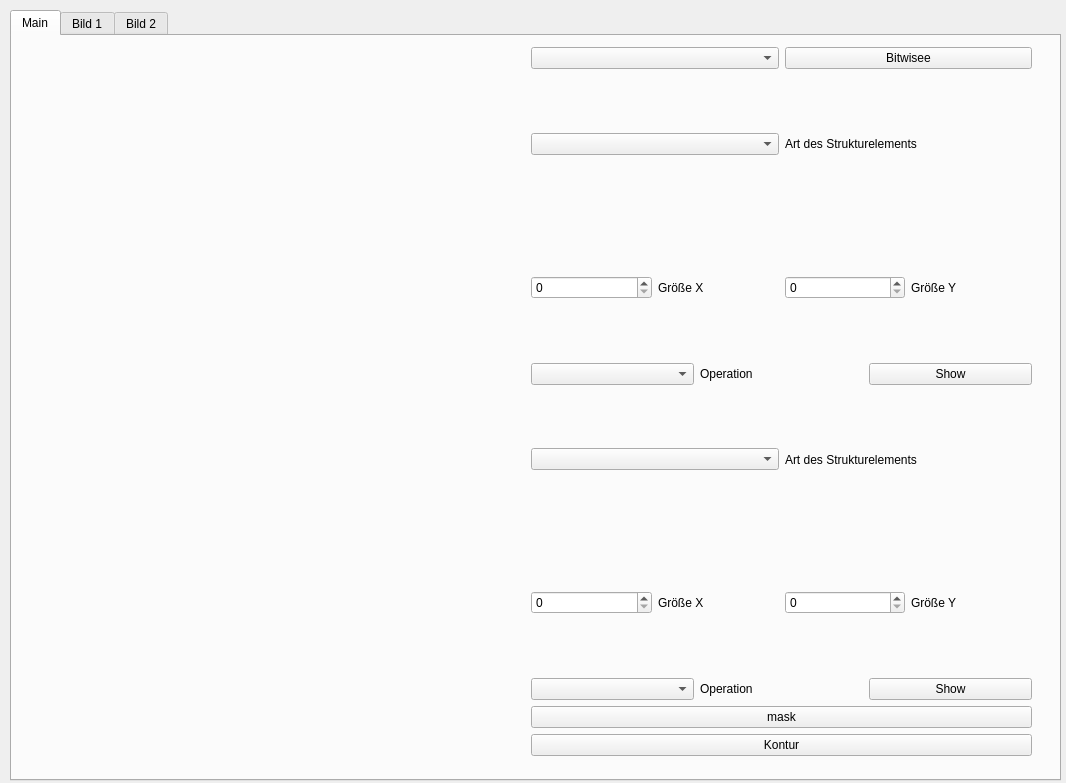
<?xml version="1.0" encoding="UTF-8"?>
<ui version="4.0">
 <class>AconityClass</class>
 <widget class="QMainWindow" name="AconityClass">
  <property name="geometry">
   <rect>
    <x>0</x>
    <y>0</y>
    <width>1066</width>
    <height>783</height>
   </rect>
  </property>
  <property name="windowTitle">
   <string>Aconity</string>
  </property>
  <widget class="QWidget" name="centralWidget">
   <widget class="QTabWidget" name="tabWidget">
    <property name="geometry">
     <rect>
      <x>10</x>
      <y>10</y>
      <width>1051</width>
      <height>771</height>
     </rect>
    </property>
    <property name="currentIndex">
     <number>0</number>
    </property>
    <widget class="QWidget" name="tbMain">
     <attribute name="title">
      <string>Main</string>
     </attribute>
     <widget class="QWidget" name="horizontalLayoutWidget_3">
      <property name="geometry">
       <rect>
        <x>0</x>
        <y>0</y>
        <width>1031</width>
        <height>731</height>
       </rect>
      </property>
      <layout class="QHBoxLayout" name="horizontalLayout_19">
       <item>
        <widget class="QLabel" name="mainlblimage">
         <property name="text">
          <string/>
         </property>
        </widget>
       </item>
       <item>
        <layout class="QVBoxLayout" name="verticalLayout_3">
         <item>
          <layout class="QHBoxLayout" name="horizontalLayout_20">
           <item>
            <widget class="QComboBox" name="maincbBitwise"/>
           </item>
           <item>
            <widget class="QPushButton" name="mainpbBitwise">
             <property name="text">
              <string>Bitwisee</string>
             </property>
            </widget>
           </item>
          </layout>
         </item>
         <item>
          <layout class="QHBoxLayout" name="horizontalLayout_29">
           <item>
            <widget class="QComboBox" name="maincbStructType"/>
           </item>
           <item>
            <widget class="QLabel" name="label_29">
             <property name="text">
              <string>Art des Strukturelements</string>
             </property>
            </widget>
           </item>
          </layout>
         </item>
         <item>
          <layout class="QHBoxLayout" name="horizontalLayout_30">
           <item>
            <widget class="QSpinBox" name="mainsbStructSizeX">
             <property name="maximum">
              <number>1000</number>
             </property>
            </widget>
           </item>
           <item>
            <widget class="QLabel" name="label_30">
             <property name="text">
              <string>Größe X</string>
             </property>
            </widget>
           </item>
           <item>
            <widget class="QSpinBox" name="mainsbStructSizeY">
             <property name="maximum">
              <number>1000</number>
             </property>
            </widget>
           </item>
           <item>
            <widget class="QLabel" name="label_31">
             <property name="text">
              <string>Größe Y</string>
             </property>
            </widget>
           </item>
          </layout>
         </item>
         <item>
          <layout class="QHBoxLayout" name="horizontalLayout_31">
           <item>
            <widget class="QComboBox" name="maincbOperation"/>
           </item>
           <item>
            <widget class="QLabel" name="label_32">
             <property name="text">
              <string>Operation</string>
             </property>
            </widget>
           </item>
           <item>
            <widget class="QPushButton" name="mainpbShowFirst">
             <property name="text">
              <string>Show</string>
             </property>
            </widget>
           </item>
          </layout>
         </item>
         <item>
          <layout class="QHBoxLayout" name="horizontalLayout_32">
           <item>
            <widget class="QComboBox" name="maincbStructType_2"/>
           </item>
           <item>
            <widget class="QLabel" name="label_33">
             <property name="text">
              <string>Art des Strukturelements</string>
             </property>
            </widget>
           </item>
          </layout>
         </item>
         <item>
          <layout class="QHBoxLayout" name="horizontalLayout_33">
           <item>
            <widget class="QSpinBox" name="mainsbStructSizeX_2">
             <property name="maximum">
              <number>1000</number>
             </property>
            </widget>
           </item>
           <item>
            <widget class="QLabel" name="label_34">
             <property name="text">
              <string>Größe X</string>
             </property>
            </widget>
           </item>
           <item>
            <widget class="QSpinBox" name="mainsbStructSizeY_2">
             <property name="maximum">
              <number>1000</number>
             </property>
            </widget>
           </item>
           <item>
            <widget class="QLabel" name="label_35">
             <property name="text">
              <string>Größe Y</string>
             </property>
            </widget>
           </item>
          </layout>
         </item>
         <item>
          <layout class="QHBoxLayout" name="horizontalLayout_34">
           <item>
            <widget class="QComboBox" name="maincbOperation_2"/>
           </item>
           <item>
            <widget class="QLabel" name="label_36">
             <property name="text">
              <string>Operation</string>
             </property>
            </widget>
           </item>
           <item>
            <widget class="QPushButton" name="mainpbShowSecond">
             <property name="text">
              <string>Show</string>
             </property>
            </widget>
           </item>
          </layout>
         </item>
         <item>
          <widget class="QPushButton" name="mainpbMask">
           <property name="text">
            <string>mask</string>
           </property>
          </widget>
         </item>
         <item>
          <widget class="QPushButton" name="mainpbContour">
           <property name="text">
            <string>Kontur</string>
           </property>
          </widget>
         </item>
        </layout>
       </item>
      </layout>
     </widget>
    </widget>
    <widget class="QWidget" name="tbImgOne">
     <attribute name="title">
      <string>Bild 1</string>
     </attribute>
     <widget class="QWidget" name="horizontalLayoutWidget">
      <property name="geometry">
       <rect>
        <x>10</x>
        <y>10</y>
        <width>1031</width>
        <height>731</height>
       </rect>
      </property>
      <layout class="QHBoxLayout" name="horizontalLayout">
       <item>
        <widget class="QLabel" name="tb1lblimage">
         <property name="text">
          <string/>
         </property>
        </widget>
       </item>
       <item>
        <layout class="QVBoxLayout" name="verticalLayout">
         <item>
          <layout class="QHBoxLayout" name="horizontalLayout_2">
           <item>
            <widget class="QLineEdit" name="tb1leLoad"/>
           </item>
           <item>
            <widget class="QPushButton" name="tb1pbLoadImage">
             <property name="text">
              <string>Load Image</string>
             </property>
            </widget>
           </item>
          </layout>
         </item>
         <item>
          <layout class="QHBoxLayout" name="horizontalLayout_6">
           <item>
            <widget class="QSpinBox" name="tb1sbThreshold">
             <property name="maximum">
              <number>255</number>
             </property>
            </widget>
           </item>
           <item>
            <widget class="QLabel" name="label_4">
             <property name="text">
              <string>Threshold</string>
             </property>
            </widget>
           </item>
           <item>
            <widget class="QCheckBox" name="tb1cbOTSU">
             <property name="text">
              <string>Otsu</string>
             </property>
            </widget>
           </item>
           <item>
            <widget class="QCheckBox" name="tb1cbInverted">
             <property name="text">
              <string>inverted</string>
             </property>
            </widget>
           </item>
           <item>
            <widget class="QPushButton" name="tb1pbShowThresh">
             <property name="text">
              <string>show threshold</string>
             </property>
            </widget>
           </item>
          </layout>
         </item>
         <item>
          <layout class="QHBoxLayout" name="horizontalLayout_4">
           <item>
            <widget class="QComboBox" name="tb1cbStructType"/>
           </item>
           <item>
            <widget class="QLabel" name="label_2">
             <property name="text">
              <string>Art des Strukturelements</string>
             </property>
            </widget>
           </item>
          </layout>
         </item>
         <item>
          <layout class="QHBoxLayout" name="horizontalLayout_3">
           <item>
            <widget class="QSpinBox" name="tb1sbStructSizeX">
             <property name="maximum">
              <number>1000</number>
             </property>
            </widget>
           </item>
           <item>
            <widget class="QLabel" name="label">
             <property name="text">
              <string>Größe X</string>
             </property>
            </widget>
           </item>
           <item>
            <widget class="QSpinBox" name="tb1sbStructSizeY">
             <property name="maximum">
              <number>1000</number>
             </property>
            </widget>
           </item>
           <item>
            <widget class="QLabel" name="label_5">
             <property name="text">
              <string>Größe Y</string>
             </property>
            </widget>
           </item>
          </layout>
         </item>
         <item>
          <layout class="QHBoxLayout" name="horizontalLayout_5">
           <item>
            <widget class="QComboBox" name="tb1cbOperation"/>
           </item>
           <item>
            <widget class="QLabel" name="label_3">
             <property name="text">
              <string>Operation</string>
             </property>
            </widget>
           </item>
           <item>
            <widget class="QPushButton" name="tb1pbShowFirst">
             <property name="text">
              <string>Show</string>
             </property>
            </widget>
           </item>
          </layout>
         </item>
         <item>
          <layout class="QHBoxLayout" name="horizontalLayout_9">
           <item>
            <widget class="QComboBox" name="tb1cbStructType_2"/>
           </item>
           <item>
            <widget class="QLabel" name="label_9">
             <property name="text">
              <string>Art des Strukturelements</string>
             </property>
            </widget>
           </item>
          </layout>
         </item>
         <item>
          <layout class="QHBoxLayout" name="horizontalLayout_7">
           <item>
            <widget class="QSpinBox" name="tb1sbStructSizeX_2">
             <property name="maximum">
              <number>1000</number>
             </property>
            </widget>
           </item>
           <item>
            <widget class="QLabel" name="label_6">
             <property name="text">
              <string>Größe X</string>
             </property>
            </widget>
           </item>
           <item>
            <widget class="QSpinBox" name="tb1sbStructSizeY_2">
             <property name="maximum">
              <number>1000</number>
             </property>
            </widget>
           </item>
           <item>
            <widget class="QLabel" name="label_7">
             <property name="text">
              <string>Größe Y</string>
             </property>
            </widget>
           </item>
          </layout>
         </item>
         <item>
          <layout class="QHBoxLayout" name="horizontalLayout_8">
           <item>
            <widget class="QComboBox" name="tb1cbOperation_2"/>
           </item>
           <item>
            <widget class="QLabel" name="label_8">
             <property name="text">
              <string>Operation</string>
             </property>
            </widget>
           </item>
           <item>
            <widget class="QPushButton" name="tb1pbShowSecond">
             <property name="text">
              <string>Show</string>
             </property>
            </widget>
           </item>
          </layout>
         </item>
        </layout>
       </item>
      </layout>
     </widget>
    </widget>
    <widget class="QWidget" name="tbImgTwo">
     <attribute name="title">
      <string>Bild 2</string>
     </attribute>
     <widget class="QWidget" name="horizontalLayoutWidget_2">
      <property name="geometry">
       <rect>
        <x>10</x>
        <y>10</y>
        <width>1031</width>
        <height>731</height>
       </rect>
      </property>
      <layout class="QHBoxLayout" name="horizontalLayout_10">
       <item>
        <widget class="QLabel" name="tb2lblimage">
         <property name="text">
          <string/>
         </property>
        </widget>
       </item>
       <item>
        <layout class="QVBoxLayout" name="verticalLayout_2">
         <item>
          <layout class="QHBoxLayout" name="horizontalLayout_11">
           <item>
            <widget class="QLineEdit" name="tb2leLoad"/>
           </item>
           <item>
            <widget class="QPushButton" name="tb2pbLoadImage">
             <property name="text">
              <string>Load Image</string>
             </property>
            </widget>
           </item>
          </layout>
         </item>
         <item>
          <layout class="QHBoxLayout" name="horizontalLayout_12">
           <item>
            <widget class="QSpinBox" name="tb2sbThreshold">
             <property name="maximum">
              <number>255</number>
             </property>
            </widget>
           </item>
           <item>
            <widget class="QLabel" name="label_10">
             <property name="text">
              <string>Threshold</string>
             </property>
            </widget>
           </item>
           <item>
            <widget class="QCheckBox" name="tb2cbOTSU">
             <property name="text">
              <string>Otsu</string>
             </property>
            </widget>
           </item>
           <item>
            <widget class="QCheckBox" name="tb2cbInverted">
             <property name="text">
              <string>inverted</string>
             </property>
            </widget>
           </item>
           <item>
            <widget class="QPushButton" name="tb2pbShowThresh">
             <property name="text">
              <string>show threshold</string>
             </property>
            </widget>
           </item>
          </layout>
         </item>
         <item>
          <layout class="QHBoxLayout" name="horizontalLayout_13">
           <item>
            <widget class="QComboBox" name="tb2cbStructType"/>
           </item>
           <item>
            <widget class="QLabel" name="label_11">
             <property name="text">
              <string>Art des Strukturelements</string>
             </property>
            </widget>
           </item>
          </layout>
         </item>
         <item>
          <layout class="QHBoxLayout" name="horizontalLayout_14">
           <item>
            <widget class="QSpinBox" name="tb2sbStructSizeX">
             <property name="maximum">
              <number>1000</number>
             </property>
            </widget>
           </item>
           <item>
            <widget class="QLabel" name="label_12">
             <property name="text">
              <string>Größe X</string>
             </property>
            </widget>
           </item>
           <item>
            <widget class="QSpinBox" name="tb2sbStructSizeY">
             <property name="maximum">
              <number>1000</number>
             </property>
            </widget>
           </item>
           <item>
            <widget class="QLabel" name="label_13">
             <property name="text">
              <string>Größe Y</string>
             </property>
            </widget>
           </item>
          </layout>
         </item>
         <item>
          <layout class="QHBoxLayout" name="horizontalLayout_15">
           <item>
            <widget class="QComboBox" name="tb2cbOperation"/>
           </item>
           <item>
            <widget class="QLabel" name="label_14">
             <property name="text">
              <string>Operation</string>
             </property>
            </widget>
           </item>
           <item>
            <widget class="QPushButton" name="tb2pbShowFirst">
             <property name="text">
              <string>Show</string>
             </property>
            </widget>
           </item>
          </layout>
         </item>
         <item>
          <layout class="QHBoxLayout" name="horizontalLayout_16">
           <item>
            <widget class="QComboBox" name="tb2cbStructType_2"/>
           </item>
           <item>
            <widget class="QLabel" name="label_15">
             <property name="text">
              <string>Art des Strukturelements</string>
             </property>
            </widget>
           </item>
          </layout>
         </item>
         <item>
          <layout class="QHBoxLayout" name="horizontalLayout_17">
           <item>
            <widget class="QSpinBox" name="tb2sbStructSizeX_2">
             <property name="maximum">
              <number>1000</number>
             </property>
            </widget>
           </item>
           <item>
            <widget class="QLabel" name="label_16">
             <property name="text">
              <string>Größe X</string>
             </property>
            </widget>
           </item>
           <item>
            <widget class="QSpinBox" name="tb2sbStructSizeY_2">
             <property name="maximum">
              <number>1000</number>
             </property>
            </widget>
           </item>
           <item>
            <widget class="QLabel" name="label_17">
             <property name="text">
              <string>Größe Y</string>
             </property>
            </widget>
           </item>
          </layout>
         </item>
         <item>
          <layout class="QHBoxLayout" name="horizontalLayout_18">
           <item>
            <widget class="QComboBox" name="tb2cbOperation_2"/>
           </item>
           <item>
            <widget class="QLabel" name="label_18">
             <property name="text">
              <string>Operation</string>
             </property>
            </widget>
           </item>
           <item>
            <widget class="QPushButton" name="tb2pbShowSecond">
             <property name="text">
              <string>Show</string>
             </property>
            </widget>
           </item>
          </layout>
         </item>
        </layout>
       </item>
      </layout>
     </widget>
    </widget>
   </widget>
  </widget>
 </widget>
 <layoutdefault spacing="6" margin="11"/>
 <resources>
  <include location="Aconity.qrc"/>
 </resources>
 <connections/>
</ui>
